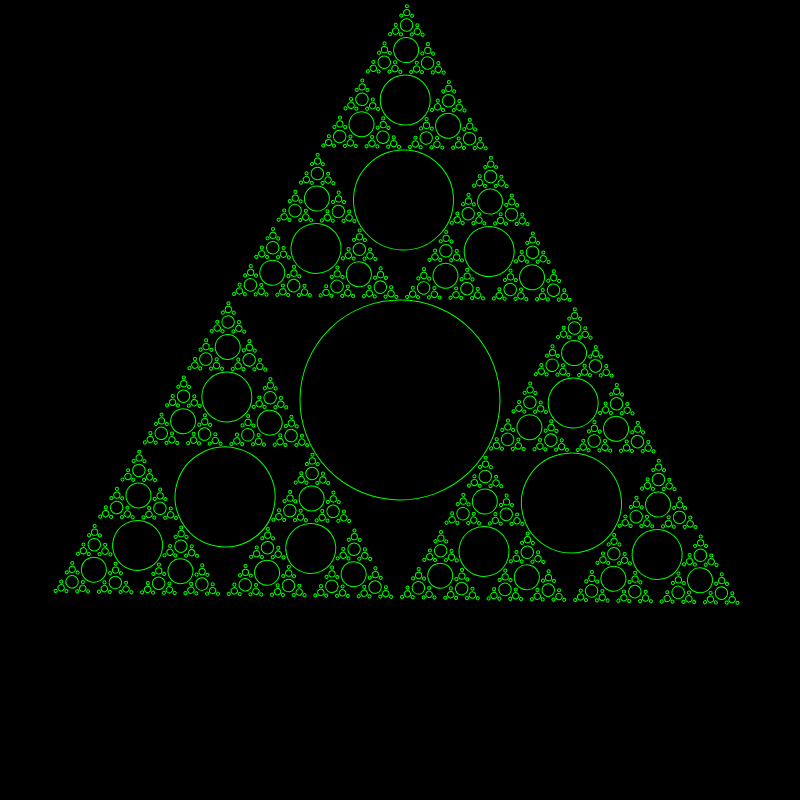
Frame 1 (no input)
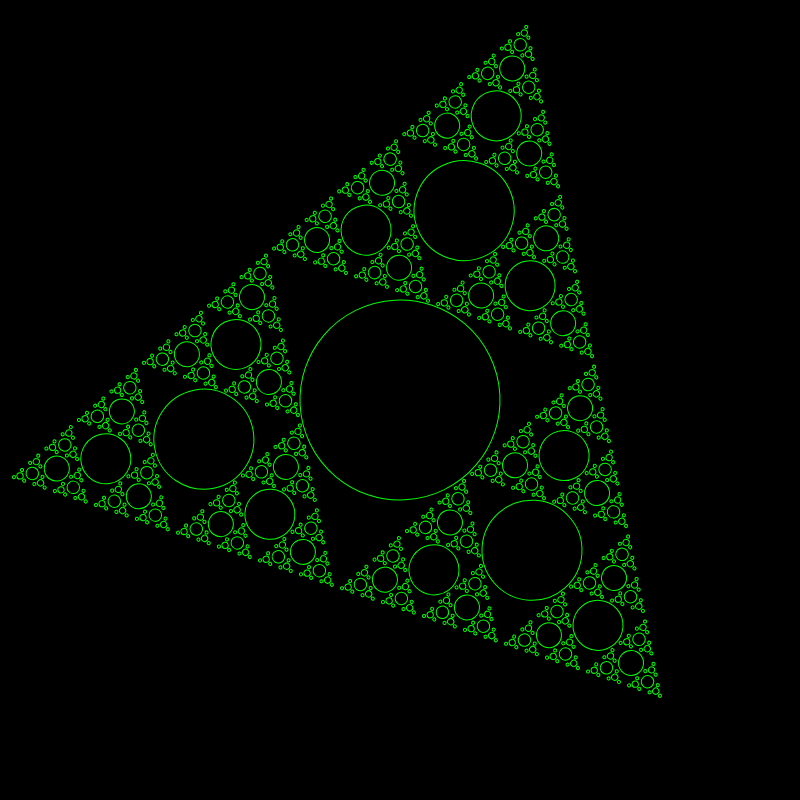
Frame 60 (no input)
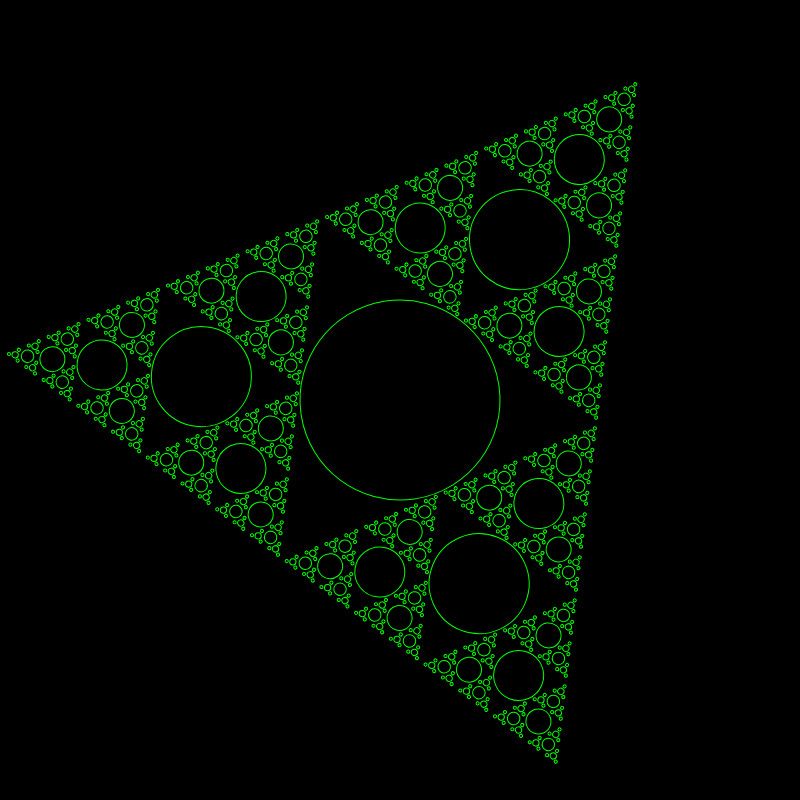
Frame 120 (the mouse pressed at the canvas centre since frame 60)

The p5.js sketch that drew these frames (run headless with seeded random() and noise() and a simulated clock; from frame 60 on, the mouse is pressed at the canvas centre):

// p5.js sketch
// ── sketch.js
/// <reference path="../TSDef/p5.global-mode.d.ts" />

"use strict";

let size = 200;
let rot = 1;

function setup() {
  createCanvas(800, 800, P2D);
  background(0);
  stroke(0, 255, 0);
  noFill();

  angleMode(DEGREES);

  translate(width / 2, height / 1.8);
  ellipse(0, 0, size, size);
}

function draw() {
  translate(width / 2, height / 2);
  rotate(rot);
  rot += 0.3;
  background(0);
  ellipse(0, 0, size, size);
  generateSierpinskiCircles(size);
}

function generateSierpinskiCircles(size) {

  size /= 2;

  if (size > 2) {

    //Top
    push();
    translate(0, -size * 2);
    ellipse(0, 0, size, size);
    generateSierpinskiCircles(size);
    pop();

    //Right
    push();
    rotate(120);
    translate(0, -size * 2);
    ellipse(0, 0, size, size);
    generateSierpinskiCircles(size);
    pop();

    //Left
    push();
    rotate(240);
    translate(0, -size * 2);
    ellipse(0, 0, size, size);
    generateSierpinskiCircles(size);
    pop();

  }

  if (size <= 2) size = 300;
}
